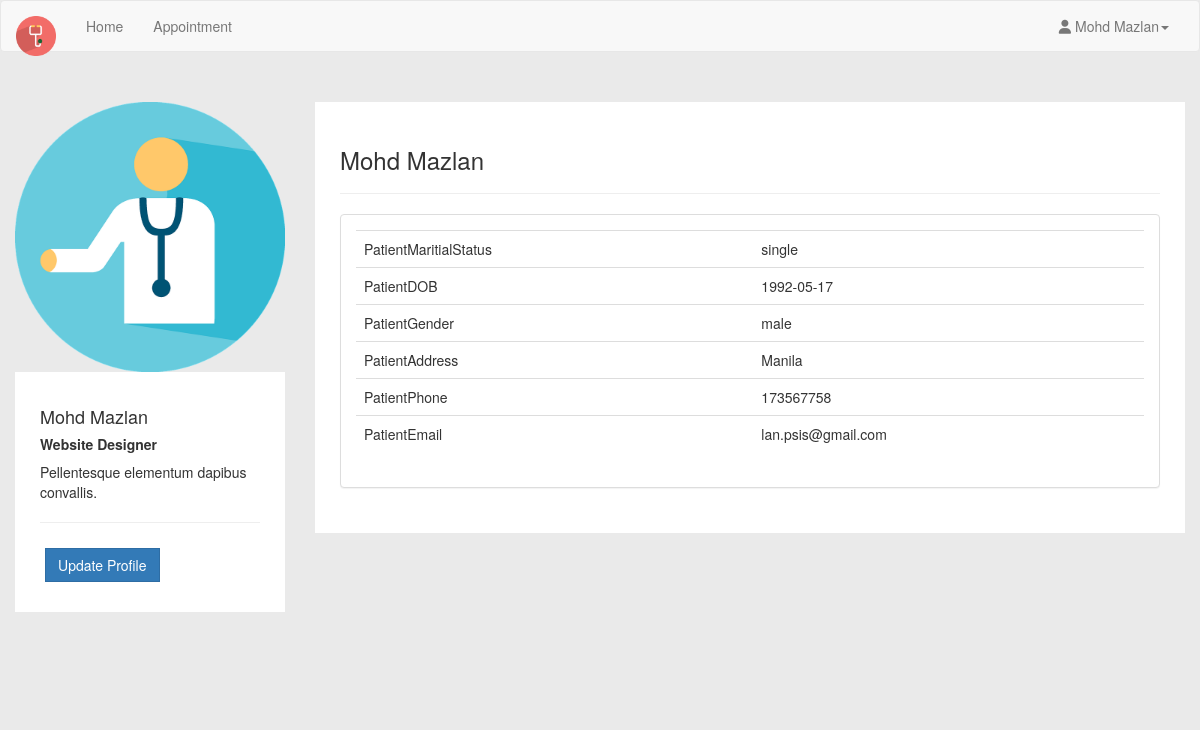
Page /patient/profile.php (signed in) on the committed database.
### tables this page shows
CREATE TABLE `patient` (
  `icPatient` bigint(12) NOT NULL,
  `password` varchar(20) NOT NULL,
  `patientFirstName` varchar(20) NOT NULL,
  `patientLastName` varchar(20) NOT NULL,
  `patientMaritialStatus` varchar(10) NOT NULL,
  `patientDOB` date NOT NULL,
  `patientGender` varchar(10) NOT NULL,
  `patientAddress` varchar(100) NOT NULL,
  `patientPhone` varchar(15) NOT NULL,
  `patientEmail` varchar(100) NOT NULL
);

### patient/profile.php (the view, shortened to what this page needs)
<?php
include_once '../assets/conn/dbconnect.php';
$res=mysqli_query($con,"SELECT * FROM patient WHERE icPatient=".$_SESSION['patientSession']);
$userRow=mysqli_fetch_array($res,MYSQLI_ASSOC);
?>
<!DOCTYPE html>
<html lang="en">
	<head>
		<link href="assets/css/bootstrap.min.css" rel="stylesheet">
		<link href="assets/css/default/style.css" rel="stylesheet">
		<link href="assets/css/default/blocks.css" rel="stylesheet">
		<link href="assets/css/date/bootstrap-datepicker.css" rel="stylesheet">
		<link href="assets/css/date/bootstrap-datepicker3.css" rel="stylesheet">
		<link rel="stylesheet" href="https://formden.com/static/cdn/bootstrap-iso.css" />
		<link rel="stylesheet" href="https://formden.com/static/cdn/font-awesome/4.4.0/css/font-awesome.min.css" />
	</head>
	<body>
		<nav class="navbar navbar-default " role="navigation">
			<div class="container-fluid">
				<div class="navbar-header">
					<a class="navbar-brand" href="patient.php"><img alt="Brand" src="assets/img/logo.png" height="40px"></a>
				</div>
				<div class="collapse navbar-collapse" id="bs-example-navbar-collapse-1">
					<ul class="nav navbar-nav">
						<ul class="nav navbar-nav">
							<li><a href="patient.php">Home</a></li>
							<li><a href="patientapplist.php?patientId=<?php echo $userRow['icPatient']; ?>">Appointment</a></li>
						</ul>
					</ul>
					<ul class="nav navbar-nav navbar-right">
						<li class="dropdown">
							<a href="#" class="dropdown-toggle" data-toggle="dropdown"><i class="fa fa-user"></i> <?php echo $userRow['patientFirstName']; ?> <?php echo $userRow['patientLastName']; ?><b class="caret"></b></a>
						</li>
					</ul>
				</div>
			</div>
		</nav>
		<div class="container">
			<section style="padding-bottom: 50px; padding-top: 50px;">
				<div class="row">
					<div class="row">
						<div class="col-md-3 col-sm-3">
							<div class="user-wrapper">
								<img src="assets/img/1.png" class="img-responsive" />
								<div class="description">
									<h4><?php echo $userRow['patientFirstName']; ?> <?php echo $userRow['patientLastName']; ?></h4>
									<h5> <strong> Website Designer </strong></h5>
									<p>
										Pellentesque elementum dapibus convallis.
									</p>
									<hr />
									<button type="button" class="btn btn-primary" data-toggle="modal" data-target="#myModal">Update Profile</button>
								</div>
							</div>
						</div>
						<div class="col-md-9 col-sm-9  user-wrapper">
							<div class="description">
								<h3> <?php echo $userRow['patientFirstName']; ?> <?php echo $userRow['patientLastName']; ?> </h3>
								<hr />
								<div class="panel panel-default">
									<div class="panel-body">
										<table class="table table-user-information" align="center">
											<tbody>
												<tr>
													<td>PatientMaritialStatus</td>
													<td><?php echo $userRow['patientMaritialStatus']; ?></td>
												</tr>
												<tr>
													<td>PatientDOB</td>
													<td><?php echo $userRow['patientDOB']; ?></td>
												</tr>
												<tr>
													<td>PatientGender</td>
													<td><?php echo $userRow['patientGender']; ?></td>
												</tr>
												<tr>
													<td>PatientAddress</td>
													<td><?php echo $userRow['patientAddress']; ?>
													</td>
												</tr>
												<tr>
													<td>PatientPhone</td>
													<td><?php echo $userRow['patientPhone']; ?>
													</td>
												</tr>
												<tr>
													<td>PatientEmail</td>
													<td><?php echo $userRow['patientEmail']; ?>
													</td>
												</tr>
											</tbody>
										</table>
									</div>
								</div>
							</div>
						</div>
					</div>
					<div class="col-md-4">
							<br /><br/>
						</div>
					</div>
				</section>
			</div>
		</body>
	</html>

### patient/assets/css/default/style.css (style rules this page uses)
body { background-color: #EAEAEA !important; }
.navbar-default .navbar-brand { color:#fff; font-size:30px; font-weight:bold; }
.navbar { margin-bottom: 0px !important; }
.user-wrapper .btn { border-radius: 0px; -webkit-border-radius: 0px; -moz-border-radius: 0px; margin: 5px; }
.user-wrapper .description { padding: 25px; background-color: #fff; }
.user-wrapper img { width:100%; }

### patient/assets/css/default/blocks.css (style rules this page uses)
*, *:after, *:before { box-sizing: border-box; }

### rows in the picture
patient: patientFirstName "Mohd", patientLastName "Mazlan", patientMaritialStatus "single", patientDOB "1992-05-17", patientGender "male", patientAddress "Manila", patientPhone "173567758", patientEmail "lan.psis@gmail.com"
